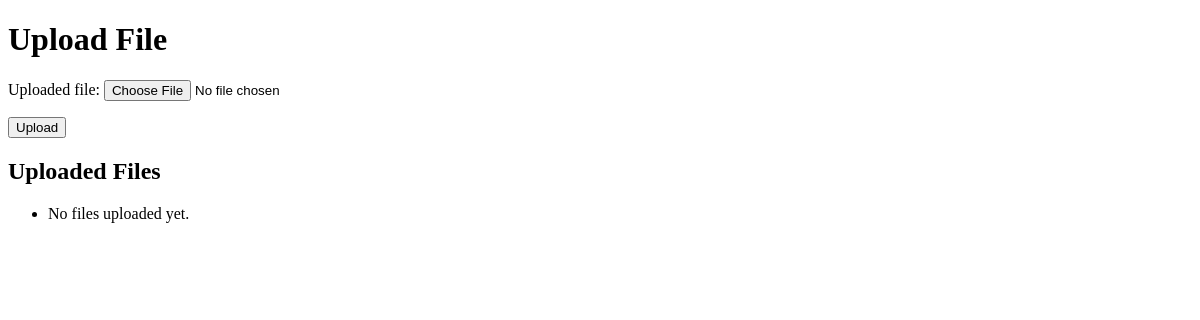
/auth/upload/, run on an earlier commit of the app's database.
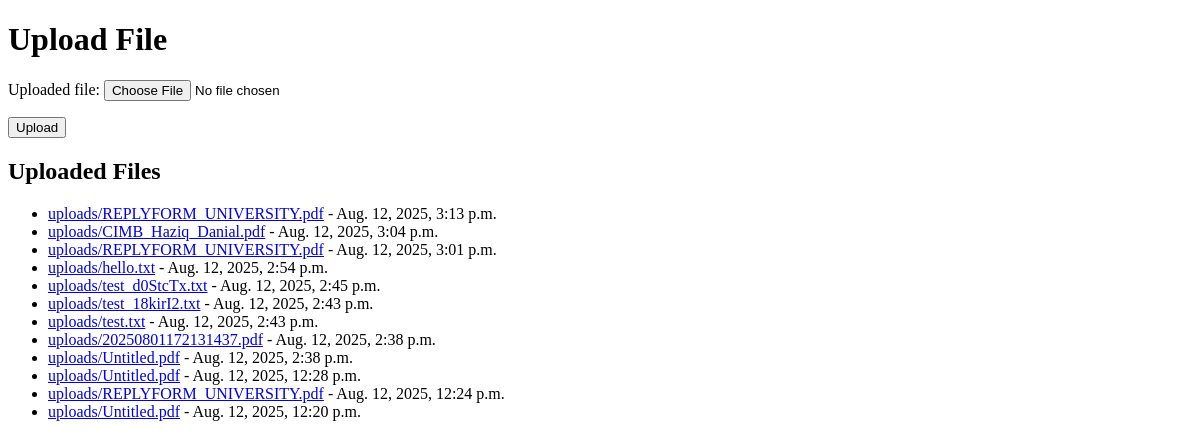
And on a later commit of the database.
### accounts/models/test_models.py (models this page shows, shortened)
class TestFile(models.Model):
    uploaded_file = models.FileField(upload_to='uploads/')
    uploaded_at = models.DateTimeField(auto_now_add=True)

### accounts/views/test_views.py (the view)
# urls.py: path('upload/', views.upload_file, name='upload_file'),
def upload_file(request):
    if request.method == 'POST':
        form = TestFileForm(request.POST, request.FILES)
        if form.is_valid():
            form.save()
            return redirect('upload_file')  # Redirect to clear form and refresh list
    else:
        form = TestFileForm()
    files = TestFile.objects.order_by('-uploaded_at')
    return render(request, 'accounts/test/upload.html', {'form': form, 'files': files})

### accounts/forms/test_forms.py
class TestFileForm(forms.ModelForm):
    class Meta:
        model = TestFile
        fields = ['uploaded_file']

### accounts/context_processors.py (called while the page is built, shortened)
def task_metrics(request):
    if not request.user.is_authenticated:
        return {}

### accounts/templates/accounts/test/upload.html (shortened to what this page needs)
<!DOCTYPE html>
<html lang="en">
<head>
</head>
<body>
    <h1>Upload File</h1>
    <form method="POST" enctype="multipart/form-data">
        {{ form.as_p }}
        <button type="submit">Upload</button>
    </form>
    <h2>Uploaded Files</h2>
    <ul>
        {% for file in files %}
            <li>
                <a href="{{ file.uploaded_file.url }}" target="_blank">{{ file.uploaded_file.name }}</a> - {{ file.uploaded_at }}
            </li>
        {% empty %}
            <li>No files uploaded yet.</li>
        {% endfor %}
    </ul>
</body>
</html>

What changed in the data, as far as the page shows it:
added TestFile: uploaded_file.name "uploads/REPLYFORM_UNIVERSITY.pdf", uploaded_at "Aug. 12, 2025, 3:13 p.m."
added TestFile: uploaded_file.name "uploads/CIMB_Haziq_Danial.pdf", uploaded_at "Aug. 12, 2025, 3:04 p.m."
added TestFile: uploaded_file.name "uploads/REPLYFORM_UNIVERSITY.pdf", uploaded_at "Aug. 12, 2025, 3:01 p.m."
added TestFile: uploaded_file.name "uploads/hello.txt", uploaded_at "Aug. 12, 2025, 2:54 p.m."
added TestFile: uploaded_file.name "uploads/test_d0StcTx.txt", uploaded_at "Aug. 12, 2025, 2:45 p.m."
added TestFile: uploaded_file.name "uploads/test_18kirI2.txt", uploaded_at "Aug. 12, 2025, 2:43 p.m."
added TestFile: uploaded_file.name "uploads/test.txt", uploaded_at "Aug. 12, 2025, 2:43 p.m."
added TestFile: uploaded_file.name "uploads/20250801172131437.pdf", uploaded_at "Aug. 12, 2025, 2:38 p.m."
added TestFile: uploaded_file.name "uploads/Untitled.pdf", uploaded_at "Aug. 12, 2025, 2:38 p.m."
added TestFile: uploaded_file.name "uploads/Untitled.pdf", uploaded_at "Aug. 12, 2025, 12:28 p.m."
added TestFile: uploaded_file.name "uploads/REPLYFORM_UNIVERSITY.pdf", uploaded_at "Aug. 12, 2025, 12:24 p.m."
added TestFile: uploaded_file.name "uploads/Untitled.pdf", uploaded_at "Aug. 12, 2025, 12:20 p.m."
Also different on the page:
text no longer shown: "No files uploaded yet."
